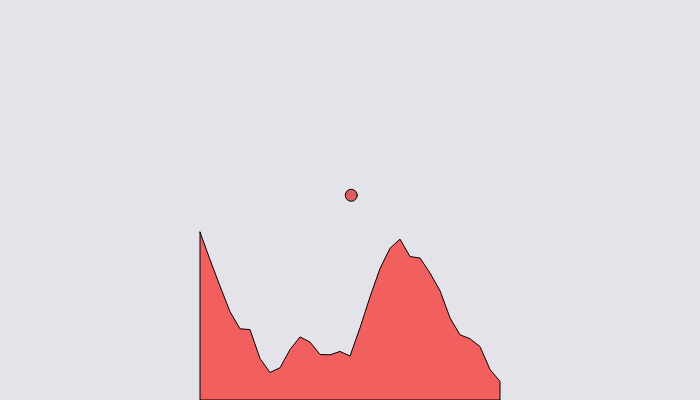
Frame 1 (no input)
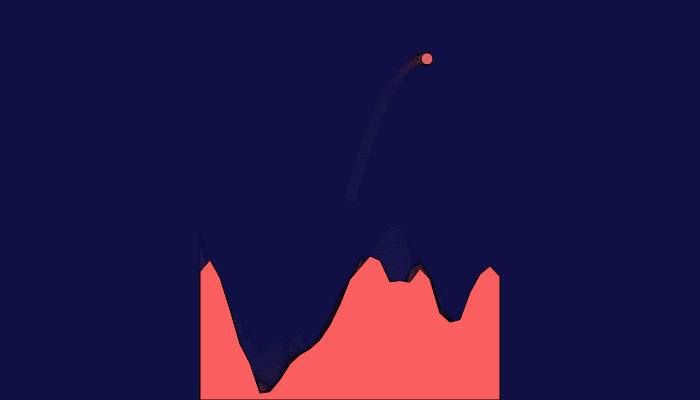
Frame 60 (no input)
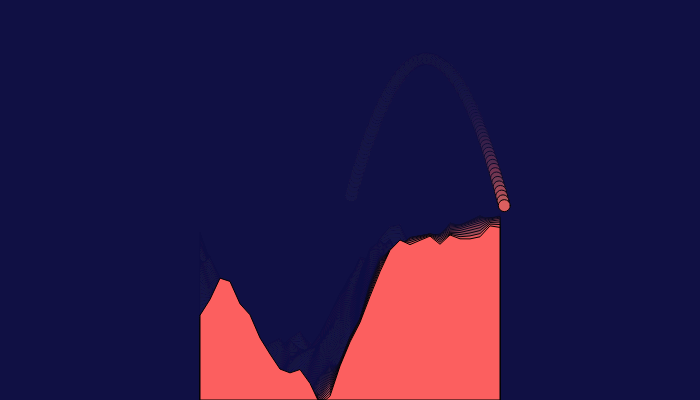
Frame 120 (the mouse pressed at the canvas centre since frame 60)

The p5.js sketch that drew these frames (run headless with seeded random() and noise() and a simulated clock; from frame 60 on, the mouse is pressed at the canvas centre):

// p5.js sketch
// ── sketch.js
let particle;
let yoff = 0.0;

function setup() {

  createCanvas(700, 400);
  particle = new Particle();
}

function draw() {

  background(20,20,70,30);

  fill(random(200,255),95,95);
  beginShape();

  let xoff = 0;

  for (let x = 200; x <= 500; x += 10) {
    let y = map(noise(xoff, yoff), 0, 1, 500, 100);
    vertex(x, y);
    xoff += 0.1;
  }

  yoff += 0.01;
  vertex(500, height);
  vertex(200, height);
  endShape(CLOSE);


  let gravity = createVector(0, 0.08);

  particle.applyForce(gravity);
  particle.update();
  particle.show();


}

class Particle {

  constructor() {
    this.pos = createVector(width / 2, height / 2);
    this.vel = createVector(random(-3,3), random(-5,-4));
    this.acc = createVector(0, 0);

  }

  applyForce(force) {
    this.acc.add(force);
  }

  update() {
    this.vel.add(this.acc);
    this.pos.add(this.vel);
    this.acc.set(0, 0);
  }

  show() {
    noStroke
    fill(random(200,255),95,95);
    ellipse(this.pos.x, this.pos.y, 12, 12);
    if (this.pos.y > height) {
    this.pos = createVector(width / 2, height / 2);
    this.vel = createVector(random(-5,5), random(-6,-5));
    this.acc = createVector(0, 0);
    }
  }
}
